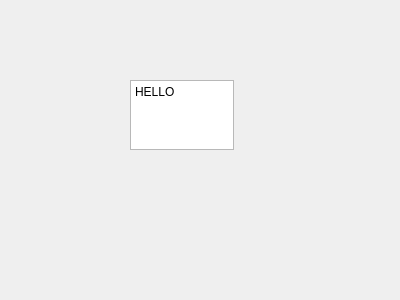
<?xml version="1.0" encoding="UTF-8"?>
<ui version="4.0">
 <class>Form</class>
 <widget class="QWidget" name="Form">
  <property name="geometry">
   <rect>
    <x>0</x>
    <y>0</y>
    <width>400</width>
    <height>300</height>
   </rect>
  </property>
  <property name="windowTitle">
   <string>Form</string>
  </property>
  <widget class="QPlainTextEdit" name="plainTextEdit">
   <property name="geometry">
    <rect>
     <x>130</x>
     <y>80</y>
     <width>104</width>
     <height>70</height>
    </rect>
   </property>
   <property name="plainText">
    <string>HELLO
</string>
   </property>
  </widget>
 </widget>
 <resources/>
 <connections/>
</ui>
